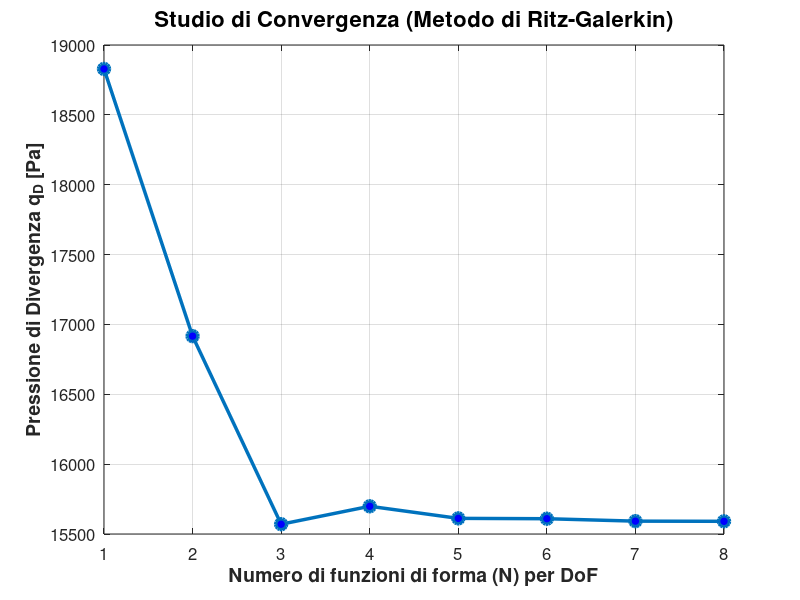

MATLAB code for this plot:
% =========================================================================
% Assignment 1 - Punto 1.e: Studio di Convergenza Ritz-Galerkin
% =========================================================================
clear; clc; close all;

%% 1. Parametri di input (Dati dal problema)
EJ = 1e7;              % [Nm^2] Rigidezza flessionale
GJ = 1e6;              % [Nm^2] Rigidezza torsionale
EA = 1e8;              % [N] Rigidezza assiale puntone
C_Lalpha = 2*pi;       % [-] Pendenza retta portanza
b = 14;                % [m] Apertura alare
c = 1;                 % [m] Corda
e = c/4;               % [m] Distanza AC-EA (Positivo se AC avanti a EA)
gamma = 15 * pi/180;   % [rad] Angolo del puntone
xB = -0.1;                % [m] Posizione della cerniera B (Da adattare se diverso)

% Calcolo rigidezza equivalente del puntone lungo l'asse z
L_strut = (b/2) / cos(gamma);            % Lunghezza fisica del puntone
k_eq_z = (EA / L_strut) * sin(gamma)^2;  % Rigidezza trasversale equivalente

%% 2. Impostazioni dello studio di convergenza
N_max = 8; % Numero massimo di funzioni di forma da testare (per w e per theta)
qD_history = zeros(1, N_max); % Vettore per salvare le pressioni di divergenza
N_values = 1:N_max;

%% 3. Ciclo Iterativo sulle funzioni di forma
for N = N_values
    
    % Inizializzazione delle sottomatrici (N x N)
    K_ww = zeros(N, N); % Rigidezza flessionale
    K_tt = zeros(N, N); % Rigidezza torsionale
    K_wt = zeros(N, N); % Accoppiamento strut
    
    A_wt = zeros(N, N); % Lavoro portanza su flessione
    A_tt = zeros(N, N); % Lavoro momento su torsione
    
    % Riempimento delle sottomatrici
    for i = 1:N
        for j = 1:N
            % Nota sugli integrali: usiamo la coordinata adimensionale eta = y/b
            % L'integrale da 0 a b di (y/b)^A dy equivale a b / (A + 1)
            
            % -- MATRICI STRUTTURALI (Ala Pulita) --
            % K_ww: Integrale( EJ * phi_wi'' * phi_wj'' dy )
            % phi_wi'' = (i+1)*i/b^2 * eta^(i-1)
            pot_ww = (i-1) + (j-1); 
            K_ww(i,j) = EJ * ((i+1)*i/b^2) * ((j+1)*j/b^2) * (b / (pot_ww + 1));
            
            % K_tt: Integrale( GJ * phi_ti' * phi_tj' dy )
            % phi_ti' = i/b * eta^(i-1)
            pot_tt_strut = (i-1) + (j-1);
            K_tt(i,j) = GJ * (i/b) * (j/b) * (b / (pot_tt_strut + 1));
            
            % -- MATRICI AERODINAMICHE --
            % A_wt: Lavoro Portanza su w -> Integrale( c * CLalpha * phi_wj * phi_ti dy )
            pot_wt = (i+1) + j; 
            A_wt(i,j) = c * C_Lalpha * (b / (pot_wt + 1));
            
            % A_tt: Lavoro Momento su theta -> Integrale( c * e * CLalpha * phi_ti * phi_tj dy )
            pot_tt_aero = i + j;
            A_tt(i,j) = c * e * C_Lalpha * (b / (pot_tt_aero + 1));
            
            % -- CONTRIBUTO DEL PUNTONE (Valutato in y = b/2 -> eta = 0.5) --
            phi_wi_b2 = (0.5)^(i+1);
            phi_wj_b2 = (0.5)^(j+1);
            phi_ti_b2 = (0.5)^i;
            phi_tj_b2 = (0.5)^j;
            
            % Aggiunta dei termini discreti del puntone alle matrici
            K_ww(i,j) = K_ww(i,j) + k_eq_z * phi_wi_b2 * phi_wj_b2;
            K_tt(i,j) = K_tt(i,j) + k_eq_z * (xB^2) * phi_ti_b2 * phi_tj_b2;
            
            % Termine di accoppiamento flesso-torsionale (K_wt e K_tw)
            K_wt(i,j) = -k_eq_z * xB * phi_wi_b2 * phi_tj_b2;
        end
    end
    
    % 4. Assemblaggio del Sistema Globale (Matrici 2N x 2N)
    % Ordine dei gradi di libertà: [qw1..qwN, qtheta1..qthetaN]'
    K_global = [K_ww,       K_wt; 
                K_wt',      K_tt];  % La trasposta assicura la simmetria
            
    A_global = [zeros(N,N), A_wt; 
                zeros(N,N), A_tt];
            
    % 5. Risoluzione del Problema agli Autovalori (Divergenza)
    % (K_global - qD * A_global) * {q} = 0
    [V, D] = eig(K_global, A_global);
    autovalori = diag(D);
    
    % Filtra solo gli autovalori fisici (reali e strettamente positivi)
    valori_fisici = autovalori(imag(autovalori) == 0 & real(autovalori) > 0);
    
    if isempty(autovalori)
        qD_history(N) = NaN; % Nessuna instabilità trovata
    else
        qD_history(N) = min(valori_fisici); % q_D è il valore critico più basso
    end
end

%% 6. Plot dei Risultati
figure('Color', 'w');
plot(N_values, qD_history, '-o', 'LineWidth', 2.5, 'MarkerSize', 8, 'MarkerFaceColor', 'b');
grid on;
set(gca, 'FontSize', 12);
xlabel('Numero di funzioni di forma (N) per DoF', 'FontSize', 14, 'FontWeight', 'bold');
ylabel('Pressione di Divergenza q_D [Pa]', 'FontSize', 14, 'FontWeight', 'bold');
title('Studio di Convergenza (Metodo di Ritz-Galerkin)', 'FontSize', 16);

% Stampa in console i valori
disp('--- Risultati dello Studio di Convergenza ---');
for i = 1:N_max
    fprintf('N = %d -> q_D = %.2f Pa\n', i, qD_history(i));
end
